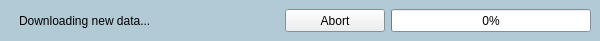
<?xml version="1.0" encoding="UTF-8"?>
<ui version="4.0">
 <class>DataUpdateNotificationWidget</class>
 <widget class="QWidget" name="DataUpdateNotificationWidget">
  <property name="geometry">
   <rect>
    <x>0</x>
    <y>0</y>
    <width>600</width>
    <height>39</height>
   </rect>
  </property>
  <property name="palette">
   <palette>
    <active>
     <colorrole role="Base">
      <brush brushstyle="SolidPattern">
       <color alpha="255">
        <red>255</red>
        <green>255</green>
        <blue>255</blue>
       </color>
      </brush>
     </colorrole>
     <colorrole role="Window">
      <brush brushstyle="SolidPattern">
       <color alpha="255">
        <red>178</red>
        <green>202</green>
        <blue>214</blue>
       </color>
      </brush>
     </colorrole>
    </active>
    <inactive>
     <colorrole role="Base">
      <brush brushstyle="SolidPattern">
       <color alpha="255">
        <red>255</red>
        <green>255</green>
        <blue>255</blue>
       </color>
      </brush>
     </colorrole>
     <colorrole role="Window">
      <brush brushstyle="SolidPattern">
       <color alpha="255">
        <red>178</red>
        <green>202</green>
        <blue>214</blue>
       </color>
      </brush>
     </colorrole>
    </inactive>
    <disabled>
     <colorrole role="Base">
      <brush brushstyle="SolidPattern">
       <color alpha="255">
        <red>178</red>
        <green>202</green>
        <blue>214</blue>
       </color>
      </brush>
     </colorrole>
     <colorrole role="Window">
      <brush brushstyle="SolidPattern">
       <color alpha="255">
        <red>178</red>
        <green>202</green>
        <blue>214</blue>
       </color>
      </brush>
     </colorrole>
    </disabled>
   </palette>
  </property>
  <property name="windowTitle">
   <string>Data Update Notification</string>
  </property>
  <property name="autoFillBackground">
   <bool>true</bool>
  </property>
  <layout class="QHBoxLayout" name="horizontalLayout">
   <property name="margin">
    <number>0</number>
   </property>
   <item>
    <widget class="QStackedWidget" name="stackedWidget">
     <widget class="QWidget" name="DownloadPage">
      <layout class="QHBoxLayout" name="horizontalLayout_2">
       <item>
        <spacer name="horizontalSpacer">
         <property name="orientation">
          <enum>Qt::Horizontal</enum>
         </property>
         <property name="sizeType">
          <enum>QSizePolicy::Fixed</enum>
         </property>
         <property name="sizeHint" stdset="0">
          <size>
           <width>10</width>
           <height>20</height>
          </size>
         </property>
        </spacer>
       </item>
       <item>
        <widget class="QLabel" name="label">
         <property name="text">
          <string>Downloading new data...</string>
         </property>
        </widget>
       </item>
       <item>
        <widget class="QPushButton" name="AbortButton">
         <property name="sizePolicy">
          <sizepolicy hsizetype="Fixed" vsizetype="Minimum">
           <horstretch>0</horstretch>
           <verstretch>0</verstretch>
          </sizepolicy>
         </property>
         <property name="minimumSize">
          <size>
           <width>100</width>
           <height>23</height>
          </size>
         </property>
         <property name="maximumSize">
          <size>
           <width>100</width>
           <height>16777215</height>
          </size>
         </property>
         <property name="text">
          <string>Abort</string>
         </property>
        </widget>
       </item>
       <item>
        <widget class="QProgressBar" name="DownloadBar">
         <property name="sizePolicy">
          <sizepolicy hsizetype="Fixed" vsizetype="Minimum">
           <horstretch>0</horstretch>
           <verstretch>0</verstretch>
          </sizepolicy>
         </property>
         <property name="minimumSize">
          <size>
           <width>200</width>
           <height>23</height>
          </size>
         </property>
         <property name="maximumSize">
          <size>
           <width>200</width>
           <height>16777215</height>
          </size>
         </property>
         <property name="value">
          <number>0</number>
         </property>
        </widget>
       </item>
      </layout>
     </widget>
     <widget class="QWidget" name="UnzipperPage">
      <layout class="QHBoxLayout" name="horizontalLayout_3">
       <item>
        <spacer name="horizontalSpacer_2">
         <property name="orientation">
          <enum>Qt::Horizontal</enum>
         </property>
         <property name="sizeType">
          <enum>QSizePolicy::Fixed</enum>
         </property>
         <property name="sizeHint" stdset="0">
          <size>
           <width>10</width>
           <height>10</height>
          </size>
         </property>
        </spacer>
       </item>
       <item>
        <widget class="QLabel" name="label_2">
         <property name="text">
          <string>Extracting...</string>
         </property>
        </widget>
       </item>
       <item>
        <widget class="QProgressBar" name="UnzipperBar">
         <property name="sizePolicy">
          <sizepolicy hsizetype="Fixed" vsizetype="Minimum">
           <horstretch>0</horstretch>
           <verstretch>0</verstretch>
          </sizepolicy>
         </property>
         <property name="minimumSize">
          <size>
           <width>200</width>
           <height>23</height>
          </size>
         </property>
         <property name="maximumSize">
          <size>
           <width>200</width>
           <height>16777215</height>
          </size>
         </property>
         <property name="value">
          <number>0</number>
         </property>
         <property name="format">
          <string notr="true">%p</string>
         </property>
        </widget>
       </item>
      </layout>
     </widget>
    </widget>
   </item>
  </layout>
 </widget>
 <resources/>
 <connections/>
</ui>
